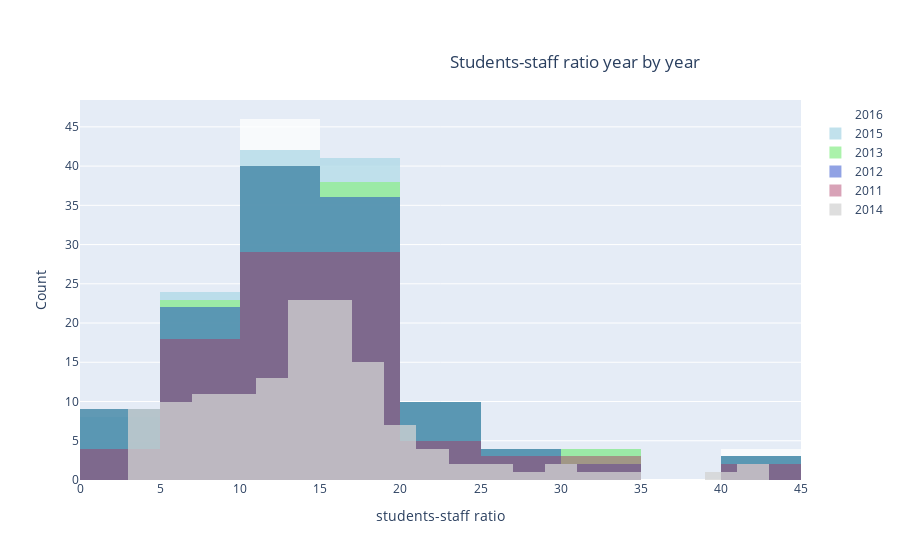

Write notebook code for a chart like this one.
### Code cell
# prepare data
x2011 = df_final.student_staff_ratio[df_final.year == 2011]
x2012 = df_final.student_staff_ratio[df_final.year == 2012]
x2013 = df_final.student_staff_ratio[df_final.year == 2013]
x2014 = df_final.student_staff_ratio[df_final.year == 2014]
x2015 = df_final.student_staff_ratio[df_final.year == 2015]
x2016 = df_final.student_staff_ratio[df_final.year == 2016]

trace1 = go.Histogram(
    x=x2016,
    opacity=0.75,
    name = "2016",
    marker=dict(color='rgba(255,255,255,1)'))
trace2 = go.Histogram(
    x=x2015,
    opacity=0.75,
    name = "2015",
    marker=dict(color='rgba(173,216,230,1)'))
trace6 = go.Histogram(
    x=x2014,
    opacity=0.75,
    name = "2014",
    marker=dict(color='rgba(211,211,211,1)'))
trace3 = go.Histogram(
    x=x2013,
    opacity=0.75,
    name = "2013",
    marker=dict(color='rgba(144,238,144,1)'))
trace5 = go.Histogram(
    x=x2011,
    opacity=0.75,
    name = "2011",
    marker=dict(color='rgba(171, 50, 96, 0.6)'))
trace4 = go.Histogram(
    x=x2012,
    opacity=0.75,
    name = "2012",
    marker=dict(color='rgba(12, 50, 196, 0.6)'))
data = [trace1, trace2, trace3, trace4, trace5, trace6]
layout = go.Layout(
    title={
        'text':'Students-staff ratio year by year',
        'y':0.9,
        'x':0.5,
        'xanchor': 'left',
        'yanchor': 'top' },          
    barmode='overlay',  
    xaxis=dict(title='students-staff ratio'),
    yaxis=dict( title='Count'),
)
fig = go.Figure(data=data, layout=layout)
iplot(fig)

### Figure 1 — Plotly figure (JSON) as saved in the notebook; plotly's stock layout.template omitted (floating-point values rounded to 4 significant figures; data arrays with more than 128 entries replaced by an {"elided": "..."} marker saying what was removed)
{"data": [{"marker": {"color": "rgba(255,255,255,1)"}, "name": "2016", "opacity": 0.75, "type": "histogram", "x": {"elided": "139 float values"}}, {"marker": {"color": "rgba(173,216,230,1)"}, "name": "2015", "opacity": 0.75, "type": "histogram", "x": {"elided": "136 float values"}}, {"marker": {"color": "rgba(144,238,144,1)"}, "name": "2013", "opacity": 0.75, "type": "histogram", "x": {"elided": "131 float values"}}, {"marker": {"color": "rgba(12, 50, 196, 0.6)"}, "name": "2012", "opacity": 0.75, "type": "histogram", "x": [6.9, 7.8, 11.6, 8.4, 11.8, 9, 11.7, 16.4, 4.4, 3.6, 6.5, 10.7, 9, 13.1, 4.8, 20.1, 11.8, 13.8, 10.8, 17.4, 11.5, 6.5, 27.3, 14.1, 23.7, 19.2, 13.9, 7.3, 6.8, 10.5, 15.3, 12.4, 8.6, 12.9, 11.4, 13.4, 20.2, 5.8, 7.9, 6.5, 4.8, 13, 14, 41.9, 15.4, 3.6, 9, 32.7, 4.5, 17, 10, 17.1, 4.5, 15.7, 8.7, 12.7, 16.1, 18.2, 13.8, 15.1, 14.4, 8.4, 15.7, 12.7, 17.4, 15.5, 16, 19.4, 34.1, 15.9, 7.3, 22.7, 17.3, 22.5, 10.9, 16, 40.5, 7.8, 5, 13.6, 29.9, 14, 13.5, 15, 14.9, 23.7, 14.7, 25.6, 4.1, 10.2, 20.5, 15, 8, 22, 15, 14.7, 15.2, 11.8, 16.4, 17.2, 12.6, 15.8, 18.8, 18.9, 16.6, 13, 16.3, 4.6, 21.4, 14.8, 9.2, 42, 18.9, 25.9, 15.3, 5, 15.9, 13.6, 17.4, 18.3, 14.6, 20.7, 11.1, 17.4, 13.4, 12]}, {"marker": {"color": "rgba(171, 50, 96, 0.6)"}, "name": "2011", "opacity": 0.75, "type": "histogram", "x": [6.9, 9, 7.8, 11.8, 11.6, 11.7, 3.6, 10.2, 9, 6.5, 13.1, 10.7, 11.8, 4.8, 20.1, 27.3, 7.3, 6.5, 23.7, 14.1, 7.9, 9, 10.5, 3.6, 13.9, 13, 8.6, 5.8, 14, 20.2, 30.1, 11.4, 17.4, 32.7, 15.7, 15.3, 15.9, 13.5, 6.5, 12.7, 17.3, 8, 15.1, 12.7, 12.4, 7.3, 16, 22, 15, 41.9, 14, 5, 34.1, 14.9, 17.1, 16, 7.8, 5, 11.1, 15.5, 16.3, 8.7, 15.3, 12.2, 15.4, 18.9, 16.4, 18.2, 15.8, 19.4, 17.2, 15.2, 25.9, 18.3, 17.4, 15.9, 14.4, 13.6, 13.6, 14.7, 25.6, 14.7, 15, 4.1, 40.5, 18.8, 12, 16.9, 10.8, 15.7, 14.6, 20.5, 19]}, {"marker": {"color": "rgba(211,211,211,1)"}, "name": "2014", "opacity": 0.75, "type": "histogram", "x": {"elided": "138 float values"}}], "layout": {"barmode": "overlay", "title": {"text": "Students-staff ratio year by year", "x": 0.5, "xanchor": "left", "y": 0.9, "yanchor": "top"}, "xaxis": {"title": {"text": "students-staff ratio"}}, "yaxis": {"title": {"text": "Count"}}}}
